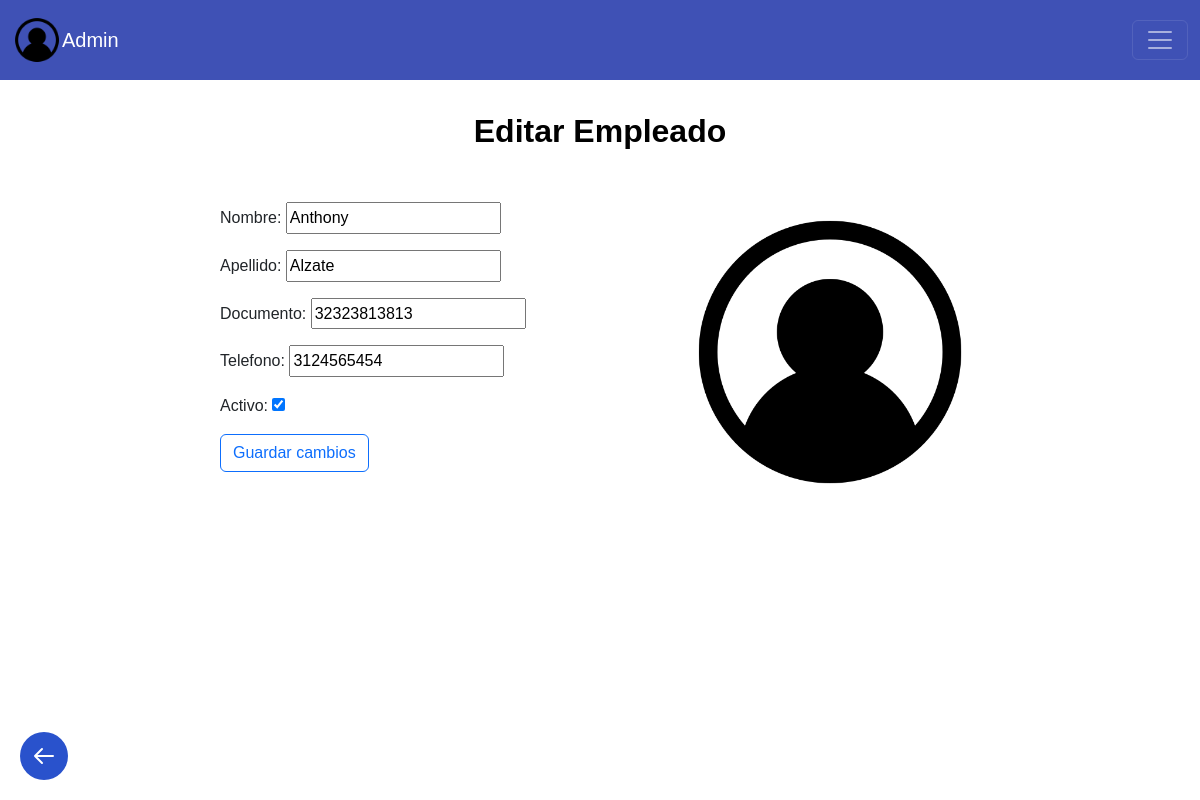
/editar_empleado/1/, run on the app's committed database.
### helados/models.py (models this page shows, shortened)
class Empleado (models.Model):
    nombre = models.CharField(max_length=200)
    apellido = models.CharField(max_length=200)
    documento = models.IntegerField (blank= False)
    telefono = models.IntegerField(blank= False, default=0)
    activo = models.BooleanField(default=True)

### helados/views.py (the view, shortened to what this page needs)
# urls.py: path('editar_empleado/<int:empleado_id>/', views.editarEmpleado, name='editar_empleado'),
def editarEmpleado(request, empleado_id):
    if request.method == 'GET':
        empleado = get_object_or_404(Empleado, pk=empleado_id)
        form = CrearEmpleadoForm(instance=empleado)
        return render(request, 'editar_empleado.html', {'empleado': empleado, 'form': form})

### helados/forms.py
class CrearEmpleadoForm(ModelForm):
    class Meta:
        model = Empleado
        fields = ['nombre', 'apellido', 'documento', 'telefono', 'activo']

### helados/frontend/templates/editar_empleado.html (shortened to what this page needs)
{% extends 'layouts/base.html' %}
{% load static %}
{%block user%}
Admin
{% endblock %}
{% block content %}
    <h2 class="dashboard-heading"> Editar Empleado </h2>
    <main>
        <div class="left-column">
            <form action="" method="POST">
                {{form.as_p}}
                <button type="submit" class="btn btn-outline-primary">
                    Guardar cambios
                </button>
            </form>
            <a href="{% url 'editar_empleado' empleado.id %}">
        </div>
        <div class="right-column">
            <img src="{% static 'images/avatar.png' %}" alt="Avatar" width="300" height="300">
        </div>
    </main>
    <a href="javascript:void(0);" class="back-button" onclick="window.history.back();">
        <svg xmlns="http://www.w3.org/2000/svg" fill="none" viewBox="0 0 24 24" stroke="currentColor">
            <path stroke-linecap="round" stroke-linejoin="round" stroke-width="2" d="M10 19l-7-7m0 0l7-7m-7 7h18" />
        </svg>
    </a>
{% endblock %}

### helados/frontend/static/styles/pageOpciones.css (style rules this page uses)
body, html { margin: 0; padding: 0; font-family: Arial, sans-serif; line-height: 1.6; background-color: white; }
main { max-width: 800px; margin: 0 auto; padding: 20px; display: flex; justify-content: space-between; }
.left-column, .right-column { flex: 1; }
.left-column { margin-right: 20px; }
h2 { color: #000000; font-size: 1.5em; margin-top: 30px; margin-bottom: 15px; }
.back-button { position: fixed; bottom: 20px; left: 20px; display: flex; align-items: center; justify-content: center; width: 48px; height: 48px; background-color: #2952CC; border-radius: 50%; transition: background-color 0.3s ease; }
.back-button svg { width: 24px; height: 24px; color: white; }

### helados/frontend/static/styles/pageConNavegacion.css (style rules this page uses)
body { padding-top: 88px; margin: 0; font-family: Arial, sans-serif; background-color: white; }
.dashboard-heading { font-size: 32px; font-weight: bold; color: black; padding: 24px 32px 32px; margin: 0; }
h2 { margin: 10px 10px; text-align: center; }

### data on the page
Empleado: nombre "Anthony", apellido "Alzate", documento "32323813813", telefono "3124565454", activo "☑"
